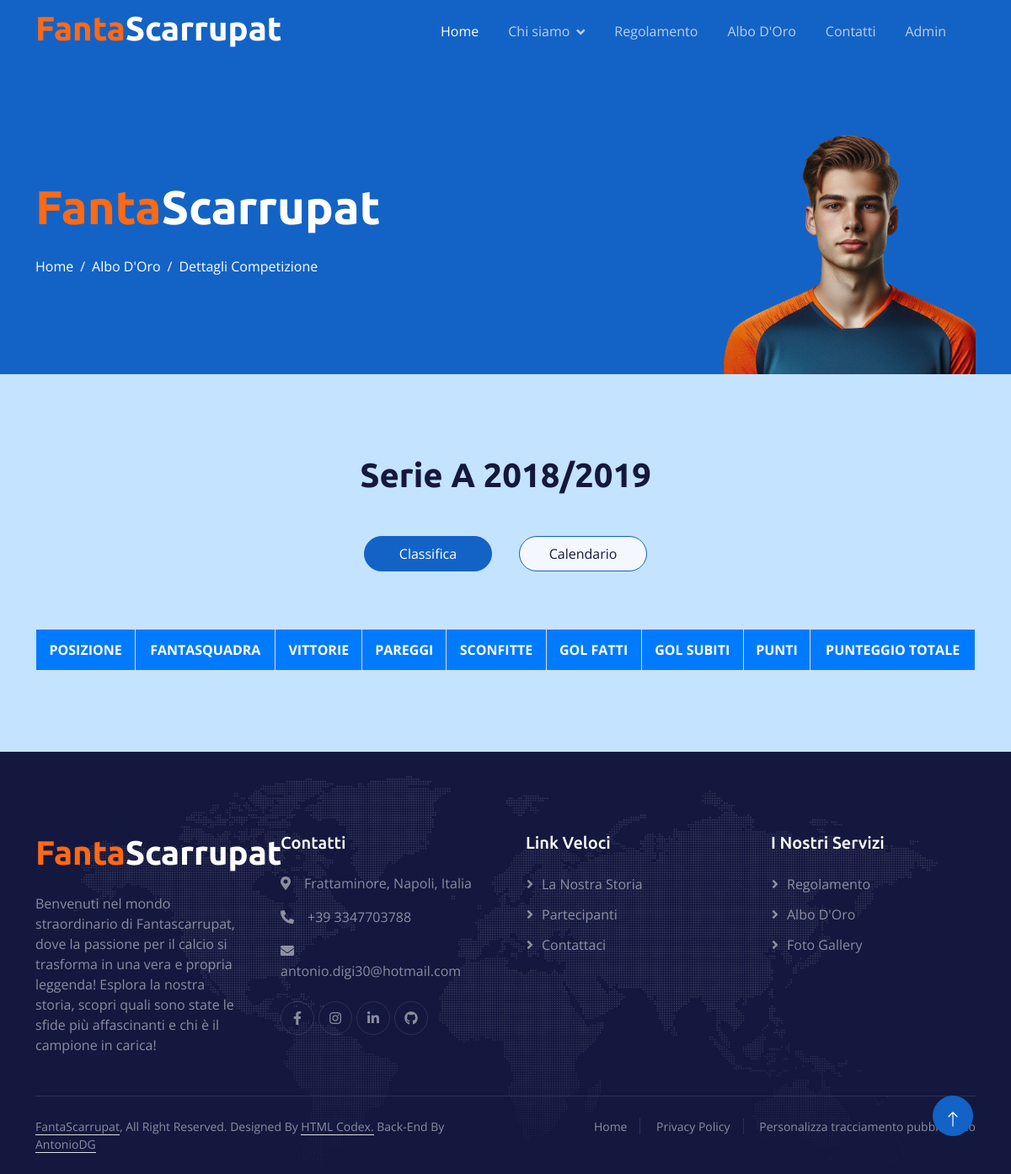
The app's page /dettagliCompetizione.php?id_competizione=3 with its own data.
### tables this page shows
CREATE TABLE competizione_disputata (
                                      id_competizione_disputata INT PRIMARY KEY AUTO_INCREMENT NOT NULL,
                                      nome_competizione VARCHAR(100) NOT NULL,
                                      anno INT NOT NULL,
                                      vincitore VARCHAR(100),
                                      FOREIGN KEY (nome_competizione) REFERENCES competizione(nome_competizione),
                                      FOREIGN KEY (vincitore) REFERENCES fantasquadra(nome_fantasquadra)
);

### dettagliCompetizione.php (the view, shortened to what this page needs)
<!DOCTYPE html>
<html lang="en">
<head>
  <link href="https://cdnjs.cloudflare.com/ajax/libs/font-awesome/5.10.0/css/all.min.css" rel="stylesheet">
  <link href="https://cdn.jsdelivr.net/npm/bootstrap-icons@1.4.1/font/bootstrap-icons.css" rel="stylesheet">
  <link href="lib/animate/animate.min.css" rel="stylesheet">
  <link href="lib/owlcarousel/assets/owl.carousel.min.css" rel="stylesheet">
  <link href="css/bootstrap.min.css" rel="stylesheet">
  <link href="css/style.css" rel="stylesheet">
  <link href="css/ClassificaCompetizione.css" rel="stylesheet">
  <link href="css/TabelloneTorneo.css" rel="stylesheet">
  <link href="css/CalendarioPartite.css" rel="stylesheet">
</head>
<body>
<?php
global $tipologia_competizione;
global $anno;
$id_competizione = $_GET['id_competizione'];;
include 'php/contVisual.php';
$query1 = "SELECT * FROM competizione_disputata WHERE id_competizione_disputata = $id_competizione";
$result1 = $conn->query($query1);
if ($result1->num_rows > 0) {
  while ($row1 = $result1->fetch_assoc()) {
    $nome_competizione = $row1['nome_competizione'];
    $anno = $row1['anno'];
  }
  $query2 = "SELECT tipologia FROM competizione
                 WHERE nome_competizione IN (SELECT nome_competizione FROM competizione_disputata
                                              WHERE nome_competizione = '$nome_competizione')";
  $result2 = $conn->query($query2);
  if ($result2->num_rows > 0) {
    while ($row2 = $result2->fetch_assoc()) {
      $tipologia_competizione = $row2["tipologia"];
    }
  }
}
?>
<div class="container-fluid pt-5 bg-primary hero-header">
  <div class="container pt-5">
    <div class="row g-5 pt-5">
      <div class="col-lg-6 align-self-center text-center text-lg-start mb-lg-5">
        <h1 class="display-4 text-white mb-4 animated slideInRight">
          <span class="text-color1">Fanta</span><span class="text-color2">Scarrupat</span>
        </h1>
        <nav aria-label="breadcrumb">
          <ol class="breadcrumb justify-content-center justify-content-lg-start mb-0">
            <li class="breadcrumb-item"><a class="text-white" href="index.php">Home</a></li>
            <li class="breadcrumb-item"><a class="text-white" href="alboDOro.php">Albo D'Oro</a></li>
            <li class="breadcrumb-item text-white active" aria-current="page">Dettagli Competizione</li>
          </ol>
        </nav>
      </div>
      <div class="col-lg-6 align-self-end text-center text-lg-end">
        <img class="img-fluid" src="img/player_mezzo_busto.png" alt="" style="max-height: 300px;">
      </div>
    </div>
  </div>
</div>
<div class="container-fluid destination py-5">
  <div class="container py-5">
    <div class="mx-auto text-center mb-5" style="max-width: 900px;">
      <div class="text-center mx-auto mb-5 wow fadeInUp" data-wow-delay="0.1s" style="max-width: 500px;">
        <h1 class="display-6 mb-5"><?php echo $nome_competizione, " ", $anno-1, "/", $anno; ?></h1>
      </div>
    </div>
    <div class="tab-class text-center">
      <ul class="nav nav-pills d-inline-flex justify-content-center mb-5">
        <?php
          if ($tipologia_competizione == "A Calendario") {
        ?>
        <li class="nav-item">
          <a class="d-flex mx-3 py-2 border border-primary bg-light rounded-pill active" data-bs-toggle="pill" href="#Classifica">
            <span class="text-dark" style="width: 150px;">Classifica</span>
          </a>
        </li>
        <li class="nav-item">
          <a class="d-flex py-2 mx-3 border border-primary bg-light rounded-pill" data-bs-toggle="pill" href="#Calendario">
            <span class="text-dark" style="width: 150px;">Calendario</span>
          </a>
        </li>
        <?php
          } else if ($tipologia_competizione == "A Gruppi") {
        ?>
        <li class="nav-item">
          <a class="d-flex mx-3 py-2 border border-primary bg-light rounded-pill active" data-bs-toggle="pill" href="#Classifica">
            <span class="text-dark" style="width: 150px;">Classifica</span>
          </a>
        </li>
        <li class="nav-item">
          <a class="d-flex py-2 mx-3 border border-primary bg-light rounded-pill" data-bs-toggle="pill" href="#Tabellone">
            <span class="text-dark" style="width: 150px;">Tabellone</span>
          </a>
        </li>
        <li class="nav-item">
          <a class="d-flex py-2 mx-3 border border-primary bg-light rounded-pill" data-bs-toggle="pill" href="#Calendario">
            <span class="text-dark" style="width: 150px;">Calendario</span>
          </a>
        </li>
        <?php
          }
        ?>
      </ul>
      <div class="tab-content">
        <div id="Classifica" class="tab-pane fade show p-0 active">
          <?php
          if ($tipologia_competizione == "A Calendario") {
            generaClassifica();
          } else if ($tipologia_competizione == "A Gruppi") {
            $sql = "SELECT DISTINCT girone from partita_avvessario WHERE id_competizione_disputata = $id_competizione AND girone IS NOT NULL";
            $result = $conn->query($sql);
            if ($result->num_rows > 0) {
              while ($row = $result->fetch_assoc()) {
                $girone = $row["girone"];
                $sql = "SELECT * FROM partita_avvessario WHERE id_competizione_disputata = $id_competizione AND girone = '$girone'";
                generaClassifica();
              }
            }
          }
          function generaClassifica() {
          ?>
          <div class="row">
            <div class="col-md-12">
              <div class="table-responsive">
                <table class="classifica-table">
                  <thead>
                  <tr>
                    <th>Posizione</th>
                    <th colspan="2">FantaSquadra</th>
                    <th>Vittorie</th>
                    <th>Pareggi</th>
                    <th>Sconfitte</th>
                    <th>Gol Fatti</th>
                    <th>Gol Subiti</th>
                    <th>Punti</th>
                    <th>Punteggio Totale</th>
                  </tr>
                  </thead>
                </table>
              </div>
            </div>
          </div>
            <?php
          }
          ?>
        </div>
      </div>
    </div>
  </div>
</div>
<a href="#" class="btn btn-lg btn-primary btn-lg-square back-to-top pt-2"><i class="bi bi-arrow-up"></i></a>
</body>
</html>

### css/style.css (style rules this page uses)
:root { --primary: #1363C6; --secondary: #15ACE1; --light: #F4F7FE; --dark: #14183E; }
.text-color1 { color: #FF6914; }
.text-color2 { color: #FFFFFF; }
.back-to-top { position: fixed; display: none; right: 45px; bottom: 45px; z-index: 99; }
h1, h2, h3, .fw-bold { font-weight: 700 !important; }
h4, h5, h6, .fw-medium { font-weight: 500 !important; }
.btn { font-weight: 500; transition: .5s; }
.btn-lg-square { width: 48px; height: 48px; }
.btn-square, .btn-sm-square, .btn-lg-square { padding: 0; display: flex; align-items: center; justify-content: center; font-weight: normal; border-radius: 50px; }
* { box-sizing: border-box; }
.destination .tab-class .nav-item { padding: 0 0 20px 0; }
.destination .tab-class .nav-item a.active { background: var(--bs-primary) !important; }
.destination .tab-class .nav-item a.active span { color: var(--bs-white) !important; }
.sticky-top { top: -150px; transition: .5s; }
.navbar { padding: 11px 0 !important; height: 75px; }
.navbar .navbar-nav .nav-link { margin-right: 35px; padding: 0; color: rgba(255, 255, 255, .7); outline: none; }
.navbar .navbar-nav .nav-link:hover, .navbar .navbar-nav .nav-link.active { color: rgba(255, 255, 255, 1); }
.navbar .dropdown-toggle::after { border: none; content: "\f107"; font-family: "Font Awesome 5 Free"; font-weight: 900; vertical-align: middle; margin-left: 8px; }
.hero-header { margin-top: -75px; background-size: cover; }
.hero-header .breadcrumb-item+.breadcrumb-item::before { color: var(--light); }
.footer { background: url(../img/footer.png) center center no-repeat; background-size: contain; }
.footer .btn.btn-social { margin-right: 5px; width: 40px; height: 40px; display: flex; align-items: center; justify-content: center; color: rgba(255,255,255,.5); border: 1px solid rgba(256, 256, 256, .1); border-radius: 40px; transition: .3s; }
.footer .btn.btn-link { display: block; margin-bottom: 10px; padding: 0; text-align: left; color: rgba(255,255,255,.5); font-weight: normal; transition: .3s; }
.footer .btn.btn-link::before { position: relative; content: "\f105"; font-family: "Font Awesome 5 Free"; font-weight: 900; margin-right: 10px; }
.footer .copyright { padding: 25px 0; font-size: 14px; border-top: 1px solid rgba(256, 256, 256, .1); }
.footer .copyright a { color: rgba(255,255,255,.5); }
.footer .footer-menu a { margin-right: 15px; padding-right: 15px; border-right: 1px solid rgba(255, 255, 255, .1); }
.footer .footer-menu a:last-child { margin-right: 0; padding-right: 0; border-right: none; }

### css/ClassificaCompetizione.css (style rules this page uses)
.classifica-table { border-collapse: collapse; width: 100%; border: 1px solid #ddd; }
.classifica-table th, .classifica-table td { border: 1px solid #ddd; padding: 12px; text-align: center; }
.classifica-table th { background-color: #007bff; font-weight: bold; color: #ffffff; text-transform: uppercase; }

### css/TabelloneTorneo.css (style rules this page uses)
:root { --color-theme: #488bf4; --color-heading: #363636; --color-content: #858585; --color-background: #f0f2f2; --color-footer: black; --color-news: #4549a8; --color-community: #dc563f; --color-release: #60c645; --color-border: #c0c0c8; --primary: #1363C6; --secondary: #15ACE1; --light: #F4F7FE; --dark: #14183E; }

### records on screen
competizione_disputata: nome_competizione "Serie A", $anno-1 "2018", anno "2019"
